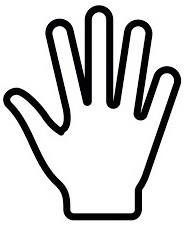
#> input picture handExample.jpeg, 191 x 226 px, given in place of left.mp4, which was not available
$ python videoVR.py
#> lines starting #> are read from the running program, lines starting #| are printed output that depends on the picture; pictures that were not available may be replaced by others from this repository, and a replacement may not be noted
### aux_functions.py
import cv2
import numpy as np
from skimage.measure import label, regionprops
import math
from scipy.spatial import ConvexHull
import time
import matplotlib.pyplot as plt


# [113 lines left out: functions projective_points_tform, drop_outbound_points, ConvexHullFill, getLargestCC, getCC_labels_by_size, calc_distance and 3 more, not called in this run]


class ImageDistorter:
    def __init__(self, src):
        width = src.shape[1]
        height = src.shape[0]
        distCoeff = np.zeros((4, 1), np.float64)
        # TODO: add your coefficients here!
        k1 = 1.0e-4  # negative to remove barrel distortion
        k2 = 0.0
        p1 = 0.0
        p2 = 0.0
        distCoeff[0, 0] = k1
        distCoeff[1, 0] = k2
        distCoeff[2, 0] = p1
        distCoeff[3, 0] = p2
        # assume unit matrix for camera
        cam = np.eye(3, dtype=np.float32)
        cam[0, 2] = width / 2.0  # define center x
        cam[1, 2] = height / 2.0  # define center y
        cam[0, 0] = 10.  # define focal length x
        cam[1, 1] = 10.  # define focal length y

        self.distCoeff = distCoeff
        self.cam = cam

    def distort_and_concat(self, im_l, im_r):
        dst_l = cv2.undistort(im_l, self.cam, self.distCoeff)
        dst_r = cv2.undistort(im_r, self.cam, self.distCoeff)
        return np.concatenate([dst_l, dst_r], axis=1)


# [2 lines that do not run on import are left out]

### videoVR.py
from aux_functions import *

left_vid = cv2.VideoCapture('hands/left.mp4')
right_vid = cv2.VideoCapture('hands/right.mp4')


while True:
    # Capture frame-by-frame
    ret1, im_l = left_vid.read()
#> im_l is the input picture: shape (226, 191, 3); mean B, G, R 209.9, 209.6, 209.6
    ret2, im_r = right_vid.read()
    if not (ret1 and ret2):
        left_vid = cv2.VideoCapture('hands/left.mp4')
        right_vid = cv2.VideoCapture('hands/right.mp4')
        continue
    factor = 1.4
    dim = (int(im_l.shape[1]*factor*0.6), int(im_l.shape[0]*factor))
#> dim = (160, 316)
    factor = 0.6
    dim = (int(im_l.shape[1]*factor), int(im_l.shape[0]*factor))
#> dim = (114, 135)
    im_l = cv2.resize(im_l, dim, interpolation=cv2.INTER_AREA)
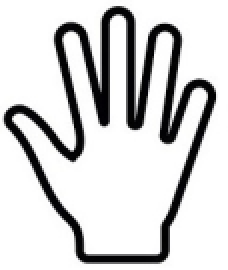
#> im_l: shape (135, 114, 3) (shown 2 times larger); mean B, G, R 209.9, 209.6, 209.6
    im_r = cv2.resize(im_r, dim, interpolation=cv2.INTER_AREA)
    distorter = ImageDistorter(im_l)
    out = distorter.distort_and_concat(im_l, im_r)
#> in distort_and_concat, `dst_l = cv2.undistort(im_l, self.cam, self.distCoeff)`:
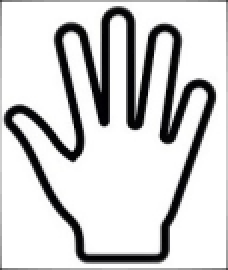
#> dst_l: shape (135, 114, 3) (shown 2 times larger); mean B, G, R 207.6, 207.3, 207.3
#> in distort_and_concat, `return np.concatenate([dst_l, dst_r], axis=1)`:
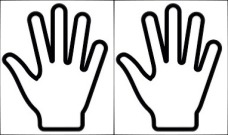
#> returned value: shape (135, 228, 3); mean of channels 0, 1, 2 207.6, 207.3, 207.3; drawn as B, G, R
    cv2.imshow('left', out)
    cv2.imshow('right', im_r)
    if cv2.waitKey(80) & 0xFF == 27:  # press 'Esc' to exit
#> (key Esc is pressed here)
      break
left_vid.release()
right_vid.release()
cv2.destroyAllWindows()

$ run again, on Full_hand.jpeg
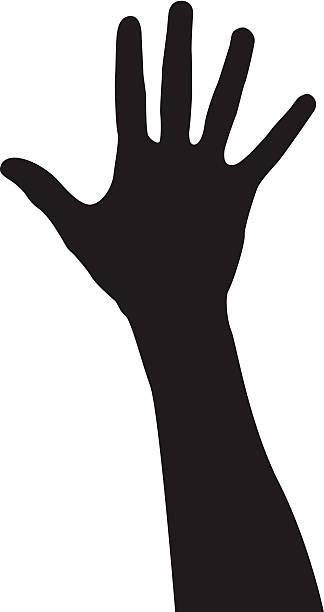
#> input picture Full_hand.jpeg, 324 x 612 px, given in place of left.mp4, which was not available
#> im_l is the input picture: shape (612, 324, 3); mean B, G, R 169.2, 168.5, 170.6
#> im_l: shape (367, 194, 3)
#> in distort_and_concat, `dst_l = cv2.undistort(im_l, self.cam, self.distCoeff)`:
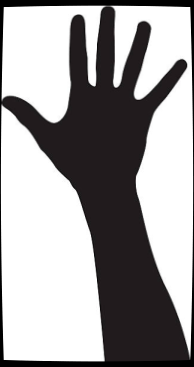
#> dst_l: shape (367, 194, 3); mean B, G, R 159.6, 158.9, 160.9
#> in distort_and_concat, `return np.concatenate([dst_l, dst_r], axis=1)`:
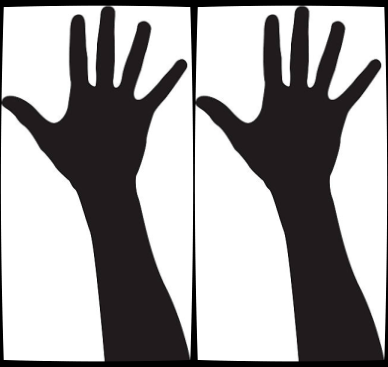
#> returned value: shape (367, 388, 3); mean of channels 0, 1, 2 159.6, 158.9, 160.9; drawn as B, G, R
